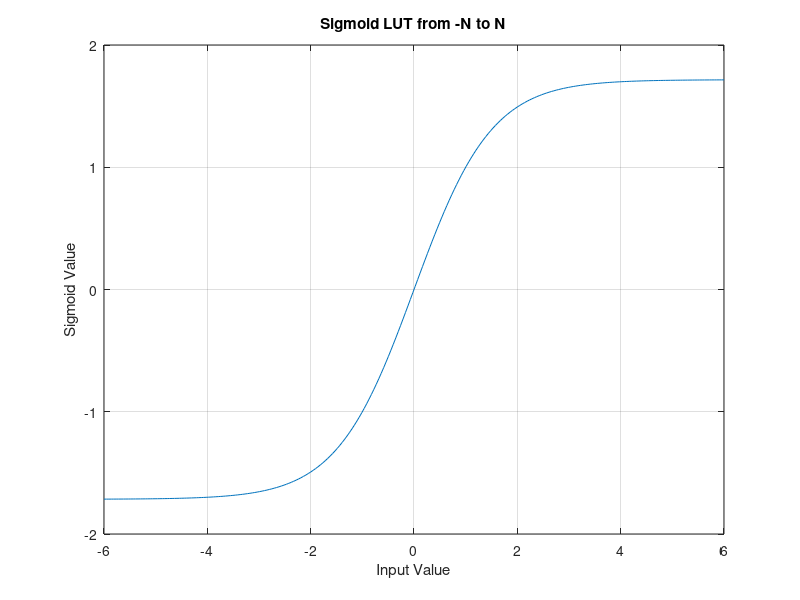

Write the MATLAB code that produced this figure.

N = 6;                % Range from -6 to 6
LUT_SIZE = 256;       % Size of the LUT (256 addresses)

sigmoidLUT = zeros(1, LUT_SIZE);
step = 2 * N / (LUT_SIZE - 1);  % Calculate step size

for i = 1:LUT_SIZE
    x = -N + (i - 1) * step;  
    sigmoidLUT(i) = 1.7159 * tanh(0.66666667 * x);  % SIGMOID function
end


fileID = fopen('sigmoidLUT.txt', 'w');  % Open file for writing
if fileID == -1
    error('Failed to open file for writing.');
end

% Write the LUT values into the file
for i = 1:LUT_SIZE
    fprintf(fileID, '%f, ', sigmoidLUT(i));  % Write each value on a new line
end

% Close the file
fclose(fileID);

% Optionally, display a message indicating success
disp('LUT values have been written to "sigmoidLUT.txt".');

% Plot the LUT values for visualization
x_values = linspace(-N, N, LUT_SIZE);  % Generate corresponding x values
plot(x_values, sigmoidLUT);
xlabel('Input Value');
ylabel('Sigmoid Value');
title('Sigmoid LUT from -N to N');
grid on;
